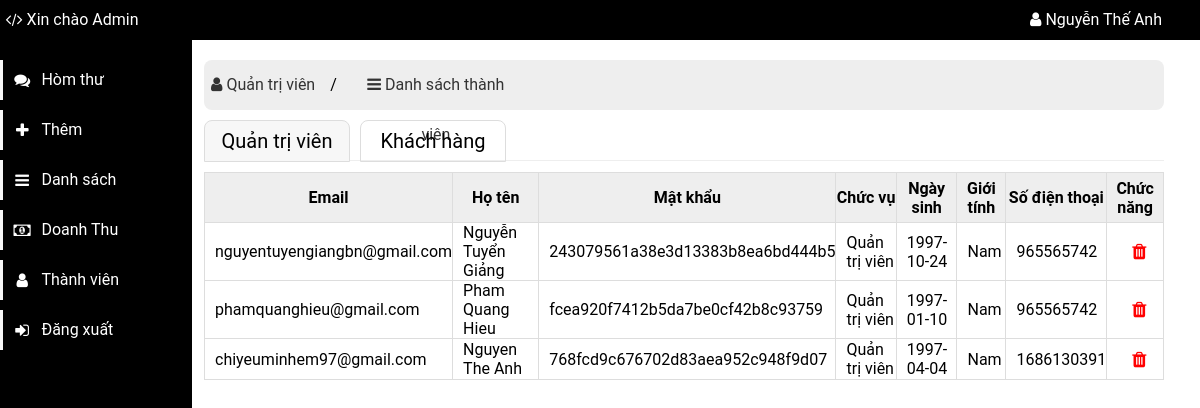
/admin/danh-sach-tv.php (signed in), run on the app's committed database.
### tables this page shows
CREATE TABLE `taikhoan` (
  `id` int(11) NOT NULL,
  `email` varchar(50) NOT NULL,
  `hoten` varchar(30) NOT NULL,
  `matkhau` varchar(32) NOT NULL,
  `gioitinh` int(11) NOT NULL,
  `sodienthoai` int(11) NOT NULL,
  `ngaysinh` date NOT NULL,
  `trangthai` int(11) NOT NULL
);

### admin/danh-sach-tv.php (the view, shortened to what this page needs)
<?php require_once("template/header.php"); ?>
<?php require_once("template/main-left.php"); ?>
<div class="main-right">
	<div class="top-title">
		<ul>
			<li style="width:12%;"><a href="admin.php"><i class="fa fa-user"></i> Quản trị viên</a></li>
			<li style="width:3%;">/</li>
			<li style="width:18%;"><a href="danh-sach-tv.php"><i class="fa fa-bars"></i> Danh sách thành viên</a></li>
		</ul>
	</div>
	 <div class="tab-wrapper">
	 	<ul class="tab">
	 		<li style="margin-left:0;"><a href="#tab-1">Quản trị viên</a></li>
	 		<li><a href="#tab-2">Khách hàng</a></li>
	 	</ul>
	<div class="tab-content">
	 <div id="tab-1" class="tab-item">
		 <table>
			<thead>
				<th>Email</th>
				<th>Họ tên</th>
				<th>Mật khẩu</th>
				<th>Chức vụ</th>
				<th>Ngày sinh</th>
				<th>Giới tính</th>
				<th>Số điện thoại</th>
				<th>Chức năng</th>
			</thead>
			<tbody>
				<?php
					$sql="SELECT * FROM taikhoan WHERE trangthai='1'";
					$query=mysqli_query($conn,$sql);
					while($row=mysqli_fetch_array($query,MYSQLI_ASSOC)):
				 ?>
				<tr>
					<td><?php echo $row["email"]; ?></td>
					<td><?php echo $row["hoten"]; ?></td>
					<td><?php echo $row["matkhau"]; ?></td>
					<td>
						<?php
							if($row["trangthai"]=="1"){
								echo "Quản trị viên";
							}else{
								echo "Khách hàng";
							}
						?>
					</td>
					<td><?php echo $row["ngaysinh"]; ?></td>
					<td><?php
						if($row["gioitinh"]=="1"){
							echo "Nam";
						}else{
							echo "Nữ";
						}
					 ?></td>
					<td><?php echo $row["sodienthoai"]; ?></td>
					<td>
						<form method="post">
							<button type="submit" class="trash" onclick="return confirm('Bạn muốn xóa tài khoản không?');"><i class="fa fa-trash"></i></button>
						</form>
					</td>
				</tr>
			<?php endwhile; ?>
			</tbody>
		 </table>
	</div>
</div>
</div>
<?php require_once("template/bottom.php"); ?>

### admin/template/header.php (shortened to what this page needs)
<?php require_once("../inc/ketnoi.php"); ?>
<!DOCTYPE html>
<html>
<head>
	<link rel="stylesheet" type="text/css" href="../css/main.min.css"/>
	<link rel="stylesheet" type="text/css" href="../css/awesome/css/font-awesome.min.css"/>
</head>
<body>
	<div class="header-top">
		<div class="logo">
			<p> <i class="fa fa-code"></i> Xin chào Admin</p>
		</div>
		<div class="header-info">
			<?php
				$sql="SELECT id,email,hoten FROM taikhoan WHERE email='{$_SESSION["email"]}'";
				$query=mysqli_query($conn,$sql);
				$row=mysqli_fetch_array($query,MYSQLI_ASSOC);
			 ?>
			 <ul>
			 	<li><a href="#"><i class="fa fa-user"></i> <?php echo $row["hoten"]; ?></a>
			 	</li>
			 </ul>
		</div>
	</div>
	<div class="main">

### data on the page
taikhoan: hoten "Nguyễn Thế Anh"
taikhoan: email "nguyentuyengiangbn@gmail.com", hoten "Nguyễn Tuyển Giảng", matkhau "243079561a38e3d13383b8ea6bd444b5", trangthai "Quản trị viên", ngaysinh "1997-10-24", gioitinh "Nam", sodienthoai "965565742"
taikhoan: email "phamquanghieu@gmail.com", hoten "Pham Quang Hieu", matkhau "fcea920f7412b5da7be0cf42b8c93759", trangthai "Quản trị viên", ngaysinh "1997-01-10", gioitinh "Nam", sodienthoai "965565742"
taikhoan: email "chiyeuminhem97@gmail.com", hoten "Nguyen The Anh", matkhau "768fcd9c676702d83aea952c948f9d07", trangthai "Quản trị viên", ngaysinh "1997-04-04", gioitinh "Nam", sodienthoai "1686130391"
